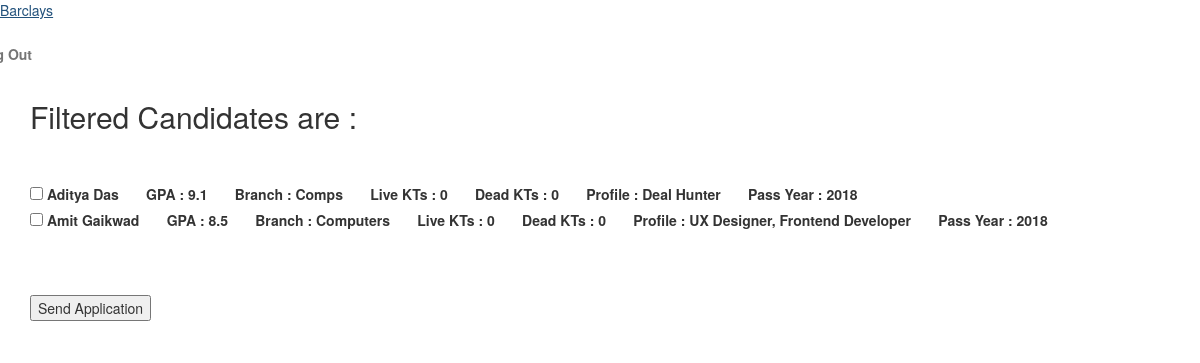
Page /filter_candi/ on the committed database.
### tpcprocess/models.py (models this page shows, shortened)
class CandidateList(models.Model):
    company = models.ForeignKey(Company, default=1)
    student = models.ForeignKey(Student, default=1)
    is_selected = models.BooleanField(default=False)

class Student(models.Model):
    user = models.ForeignKey(User, default=1)
    u_id = models.CharField(max_length=100)
    name = models.CharField(max_length=200)
    branch = models.CharField(max_length=100)
    cgpa = models.CharField(max_length=100)
    live_kt = models.IntegerField()
    dead_kt = models.IntegerField()
    profile = models.TextField(max_length=4000)
    passing_year = models.CharField(max_length=100)

### tpcprocess/views.py (the view, shortened to what this page needs)
# urls.py: url(r'^filter_candi/$', views.filter_candi, name='filter_candi'),
def filter_candi(request):
    candidates = CandidateList.objects.filter(is_selected=True)
    context = {'candidates': candidates}
    return render(request, 'tpcprocess/filter_candi.html', context)

### tpcprocess/templates/tpcprocess/filter_candi.html (shortened to what this page needs)
{% extends 'tpcprocess/comp_base.html' %}
{% block body %}
<div class="container">
    <h2>Filtered Candidates are : </h2>
    <br>
    <br>
    <form method="post" action="{% url 'tpcprocess:filter_candi' %}" enctype="multipart/form-data">
        {% for candi in candidates %}
            <label for="{{candi.id}}" class="mdl-checkbox mdl-js-checkbox mdl-js-ripple-effect" >
                <input type="checkbox" id="{{candi.id}}" name="filterlist" class="mdl-checkbox__input" value="{{candi.id}}" />
                <span class="mdl-checkbox__label">{{candi.student.name}}</span>&nbsp;&nbsp;&nbsp;&nbsp;&nbsp;&nbsp;
                <span class="mdl-checkbox__label">GPA : {{candi.student.cgpa}}</span>&nbsp;&nbsp;&nbsp;&nbsp;&nbsp;&nbsp;
                <span class="mdl-checkbox__label">Branch : {{candi.student.branch}}</span>&nbsp;&nbsp;&nbsp;&nbsp;&nbsp;&nbsp;
                <span class="mdl-checkbox__label">Live KTs : {{candi.student.live_kt}}</span>&nbsp;&nbsp;&nbsp;&nbsp;&nbsp;&nbsp;
                <span class="mdl-checkbox__label">Dead KTs : {{candi.student.dead_kt}}</span>&nbsp;&nbsp;&nbsp;&nbsp;&nbsp;&nbsp;
                <span class="mdl-checkbox__label">Profile : {{candi.student.profile}}</span>&nbsp;&nbsp;&nbsp;&nbsp;&nbsp;&nbsp;
                <span class="mdl-checkbox__label">Pass Year : {{candi.student.passing_year}}</span>&nbsp;&nbsp;&nbsp;&nbsp;&nbsp;&nbsp;
            </label>
        {% endfor %}
        <br /><br /><br /><br />
        <input type="submit" class="mdl-button mdl-js-button mdl-button--raised mdl-js-ripple-effect mdl-button--accent mdl-color--purple-A700"
               value="Send Application" style="left:45%" >
        <br />
    </form>
</div>
{% endblock %}

### tpcprocess/static/tpcprocess/styles.css (style rules this page uses)
body { margin: 0; }

### rows in the picture
CandidateList: student.name "Aditya Das", student.cgpa "9.1", student.branch "Comps", student.live_kt "0", student.dead_kt "0", student.profile "Deal Hunter", student.passing_year "2018"
CandidateList: student.name "Amit Gaikwad", student.cgpa "8.5", student.branch "Computers", student.live_kt "0", student.dead_kt "0", student.profile "UX Designer, Frontend Developer", student.passing_year "2018"
